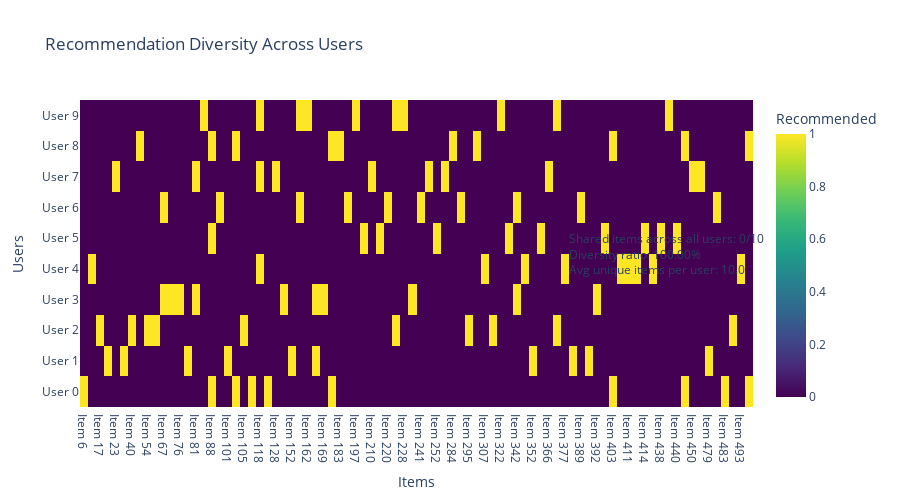
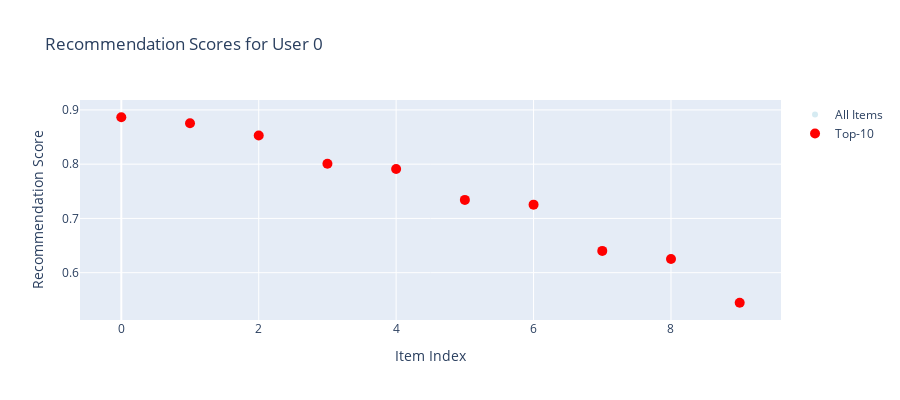

The notebook cell saved with these charts, in order:
### Markdown cell above
## 4. Generate Recommendations with Explanations

### Code cell
# Generate recommendations for multiple users to check diversity
print("🔍 Checking recommendation diversity across users...")
n_sample_users = min(10, len(train_x_user_ids))
sample_user_indices = np.arange(n_sample_users)
sample_user_ids = tf.constant(train_x_user_ids[sample_user_indices])
sample_item_ids = tf.constant(train_x_item_ids[sample_user_indices])

# Get recommendations for all sample users
all_rec_indices = []
all_rec_scores = []

for i in range(n_sample_users):
    # ✅ FIX: Model returns 5-tuple: (scores, rec_indices, rec_scores, similarity_matrix, feedback_adjusted)
    scores, rec_indices, rec_scores, similarity_matrix, feedback_adjusted = model.predict([
        tf.constant([train_x_user_ids[sample_user_indices[i]]]),
        tf.constant([train_x_item_ids[sample_user_indices[i]]])
    ], verbose=0)
    
    rec_indices_np = rec_indices[0].numpy() if hasattr(rec_indices[0], 'numpy') else np.array(rec_indices[0])
    rec_scores_np = rec_scores[0].numpy() if hasattr(rec_scores[0], 'numpy') else np.array(rec_scores[0])
    
    all_rec_indices.append(rec_indices_np)
    all_rec_scores.append(rec_scores_np)

all_rec_indices = np.array(all_rec_indices)

# Check diversity
print(f"\n📊 Recommendation Diversity Analysis:")
print(f"   Checking {n_sample_users} users...")
unique_items_per_user = [len(np.unique(rec)) for rec in all_rec_indices]
shared_items = len(set(all_rec_indices[0]).intersection(*[set(rec) for rec in all_rec_indices[1:]]))
diversity_ratio = 1.0 - (shared_items / model.top_k)
print(f"   Shared items across all users: {shared_items}/{model.top_k}")
print(f"   Diversity ratio: {diversity_ratio:.2%}")
print(f"   Average unique items per user: {np.mean(unique_items_per_user):.1f}")

if shared_items == model.top_k:
    print(f"\n⚠️  WARNING: All users receive the same recommendations!")
    print(f"   This suggests the model may not be learning user-specific preferences.")
    print(f"   Try: increasing training epochs, adjusting learning rate, or checking data quality.")
else:
    print(f"\n✅ Recommendations are diverse across users - model is working correctly!")

# Visualize recommendation diversity
print("\n📊 Visualizing recommendation diversity...")
fig_diversity = KMRPlotter.plot_recommendation_diversity(
    all_rec_indices,
    user_ids=train_x_user_ids[sample_user_indices],
    title="Recommendation Diversity Across Users"
)
fig_diversity.show()

# Show detailed example for first user
print(f"\n📋 Detailed example for user {sample_user_indices[0]} (user_id={train_x_user_ids[sample_user_indices[0]]}):")
print(f"   Top-{model.top_k} recommended items: {all_rec_indices[0]}")
print(f"   Recommendation scores: {all_rec_scores[0]}")

# Visualize recommendation scores for first user
print("\n📊 Visualizing recommendation scores for sample user...")
fig_scores = KMRPlotter.plot_recommendation_scores(
    all_rec_scores[0],
    top_k=model.top_k,
    title=f"Recommendation Scores for User {train_x_user_ids[sample_user_indices[0]]}"
)
fig_scores.show()

### Figure 1 — Plotly figure (JSON) as saved in the notebook; plotly's stock layout.template omitted (floating-point values rounded to 4 significant figures; data arrays with more than 128 entries replaced by an {"elided": "..."} marker saying what was removed)
{"data": [{"colorbar": {"title": {"text": "Recommended"}}, "colorscale": [[0, "#440154"], [0.1111, "#482878"], [0.2222, "#3e4989"], [0.3333, "#31688e"], [0.4444, "#26828e"], [0.5556, "#1f9e89"], [0.6667, "#35b779"], [0.7778, "#6ece58"], [0.8889, "#b5de2b"], [1, "#fde725"]], "showscale": true, "type": "heatmap", "x": ["Item 6", "Item 11", "Item 17", "Item 21", "Item 23", "Item 39", "Item 40", "Item 46", "Item 54", "Item 61", "Item 67", "Item 71", "Item 76", "Item 78", "Item 81", "Item 82", "Item 88", "Item 99", "Item 101", "Item 102", "Item 105", "Item 117", "Item 118", "Item 123", "Item 128", "Item 145", "Item 152", "Item 161", "Item 162", "Item 168", "Item 169", "Item 182", "Item 183", "Item 185", "Item 197", "Item 204", "Item 210", "Item 214", "Item 220", "Item 224", "Item 228", "Item 232", "Item 241", "Item 249", "Item 252", "Item 275", "Item 284", "Item 294", "Item 295", "Item 301", "Item 307", "Item 309", "Item 322", "Item 327", "Item 342", "Item 351", "Item 352", "Item 363", "Item 366", "Item 374", "Item 377", "Item 384", "Item 389", "Item 391", "Item 392", "Item 394", "Item 403", "Item 404", "Item 411", "Item 413", "Item 414", "Item 436", "Item 438", "Item 439", "Item 440", "Item 444", "Item 450", "Item 456", "Item 479", "Item 481", "Item 483", "Item 491", "Item 493", "Item 495"], "y": ["User 0", "User 1", "User 2", "User 3", "User 4", "User 5", "User 6", "User 7", "User 8", "User 9"], "z": {"elided": "10x84 float values"}}], "layout": {"annotations": [{"align": "left", "showarrow": false, "text": "Shared items across all users: 0/10<br>Diversity ratio: 100.00%<br>Avg unique items per user: 10.0", "x": 1.02, "xref": "paper", "y": 0.5, "yref": "paper"}], "height": 500, "title": {"text": "Recommendation Diversity Across Users"}, "xaxis": {"title": {"text": "Items"}}, "yaxis": {"title": {"text": "Users"}}}}

### Figure 2 — Plotly figure (JSON) as saved in the notebook; plotly's stock layout.template omitted (floating-point values rounded to 4 significant figures)
{"data": [{"marker": {"color": "lightblue", "opacity": 0.5}, "mode": "markers", "name": "All Items", "type": "scatter", "x": [0, 1, 2, 3, 4, 5, 6, 7, 8, 9], "y": [0.8865, 0.8753, 0.8528, 0.8008, 0.791, 0.7341, 0.7254, 0.6402, 0.6252, 0.5446]}, {"marker": {"color": "red", "size": 10}, "mode": "markers", "name": "Top-10", "type": "scatter", "x": [0, 1, 2, 3, 4, 5, 6, 7, 8, 9], "y": [0.8865, 0.8753, 0.8528, 0.8008, 0.791, 0.7341, 0.7254, 0.6402, 0.6252, 0.5446]}], "layout": {"height": 400, "title": {"text": "Recommendation Scores for User 0"}, "xaxis": {"title": {"text": "Item Index"}}, "yaxis": {"title": {"text": "Recommendation Score"}}}}
